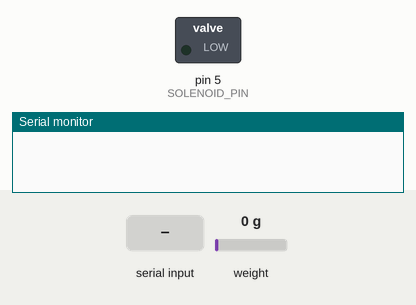
A sketch run on a simulated Arduino Uno, built with avr-gcc and run on an emulated ATmega328P. Parts: switched loads named in the sketch (green lamp = pin HIGH), the last lines printed to the serial monitor. Inputs (shaded band) come from the test bench; at power-on: weight on the scale 0 g.

Above: at 1.2 s.
1.3 s: "r90\n" received over Serial
At 1.5 s:
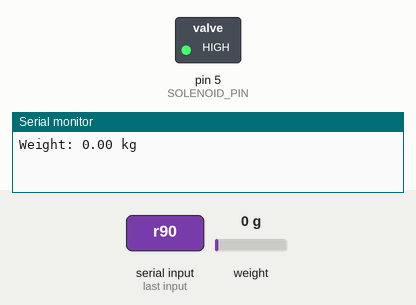
3.1 s: "a90\n" received over Serial
Timing chart, 0 to 6.1 s (numbered marks = the images above; inputs shaded):
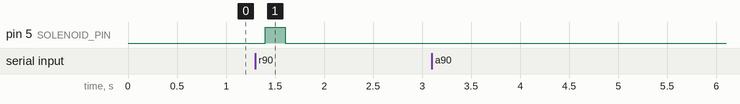

The sketch:

lab6excercise2.ino
```cpp
#include <HX711.h>

// Define pin connections for HX711
const int LOADCELL_DOUT_PIN = 7;
const int LOADCELL_SCK_PIN = 6;

HX711 scale;

// Define pin connection for solenoid
const int SOLENOID_PIN = 5; // Connect to the gate pin of the FET driver module

float calibration_factor = 12345.6; // Calibration factor for your load cell
float activation_value = 0; // Activation value for the solenoid

void setup() {
  Serial.begin(9600);
  scale.begin(LOADCELL_DOUT_PIN, LOADCELL_SCK_PIN);
  scale.set_scale(calibration_factor); // Set the calibration factor

  pinMode(SOLENOID_PIN, OUTPUT);
}

void loop() {
  // Read weight and output via serial monitor
  if (Serial.available() > 0) {
    char command = Serial.read();
    if (command == 'r') {
      float weight = getWeight();
      Serial.println("Weight: " + String(weight) + " kg");
      // Check if weight exceeds activation value
      if (weight >= activation_value * 0.9 && weight <= activation_value * 1.1) {
        activateSolenoid();
      }
    }
    else if (command == 'a') {
      Serial.println("Enter activation value (in kg): ");
      while (Serial.available() == 0);
      activation_value = Serial.parseFloat();
      Serial.println("Activation value set to: " + String(activation_value) + " kg");
    }
  }
}

float getWeight() {
  return scale.get_units();
}

void activateSolenoid() {
  digitalWrite(SOLENOID_PIN, HIGH); // Activate solenoid
  delay(200); // Keep solenoid activated for 200ms
  digitalWrite(SOLENOID_PIN, LOW); // Deactivate solenoid
}
```

Measured:
- after the input at 1.3 s, pin 5 (SOLENOID_PIN): LOW → HIGH after 0.10 s, → LOW 0.20 s later
